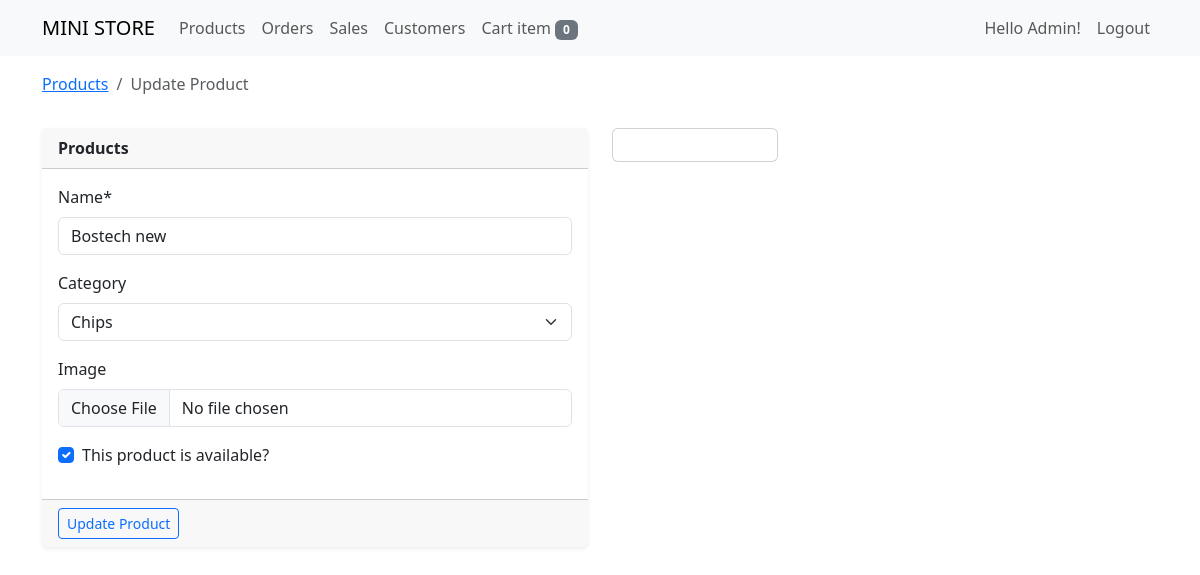
Page /update/7 (signed in) on the committed database.
### store/models.py (models this page shows, shortened)
class TimeStampedModel(models.Model):
    created = models.DateTimeField(auto_now_add=True)
    updated = models.DateTimeField(auto_now=True)
    class Meta:
        ordering = ('-updated','-created')

class Product(TimeStampedModel):
    user = models.ForeignKey(User, on_delete=models.CASCADE)
    bar_code = models.CharField(max_length=20, unique=True)
    name = models.CharField(max_length=200)
    category = models.ForeignKey(Category, on_delete=models.CASCADE, blank=True, null=True)
    cost = models.FloatField()
    price = models.FloatField()
    quantity = models.IntegerField()
    image = models.ImageField(upload_to=image_directory_path, blank=True, null=True)
    on_display = models.BooleanField(default=True, verbose_name="this product is available?")

### store/views/product_view.py (the view)
# urls.py: path('update/<pk>', update_product, name='update_product'),
@login_required
@permission_required("store.update_product", raise_exception=True)
def update_product(request, pk):
    product = get_object_or_404(Product, pk=pk)
    form = UpdateProductForm(request.POST or None, request.FILES or None, instance=product)
    cart = Cart(request)
    cart_items = cart.__len__()
    if request.method == "POST":
        if form.is_valid():
            obj = form.save(commit=False)
            obj.save()
            return redirect('store:product_view')
    context = {
        "title": "update product",
        "form": form,
        "cart_items": cart_items,
        "product": product
    }
    return render(request, 'update_product_view.html', context)

### store/forms/product_form.py
class UpdateProductForm(forms.ModelForm):
    class Meta:
        model = Product
        fields = [
            'name', 'category', 'image', 'on_display',
        ]
        widgets = {
            'name': forms.TextInput(attrs={'class': 'form-control mb-2', 'placeholder': 'Name'}),
            'category': forms.Select(attrs={'class': 'form-control mb-2', 'placeholder': 'Category'}),
            'image': forms.FileInput(attrs={'class': 'form-control'}),
            'on_display': forms.CheckboxInput(attrs={'class': 'form-check-input mb-2', 'type': 'checkbox'}),
        }

### store/cartitem.py (called while the page is built)
    def __len__(self):
        return sum(item['quantity'] for item in self.cart.values())

### store/models.py (called while the page is built)
    def __str__(self):
        return self.name

### store/templates/update_product_view.html (shortened to what this page needs)
{% extends 'base.html' %}
{% load crispy_forms_tags %}
{% block content %}
<div class="row">
  <div class="col-sm-12 mt-3">
    <nav aria-label="breadcrumb">
      <ol class="breadcrumb">
        <li class="breadcrumb-item" aria-current="page"><a href="{% url 'store:product_view' %}">Products</a></li>
        <li class="breadcrumb-item active" aria-current="page">{{title|title}}</li>
      </ol>
    </nav>
  </div>
</div>
<div class="row">
  <div class="col-sm-6">
      <div class="card border-0 shadow-sm mt-3">
        <div class="card-header">
            <strong>Products</strong>
        </div>
        <form method="POST" enctype="multipart/form-data">
        <div class="card-body">
            {{form.name|as_crispy_field}}
            {{form.category|as_crispy_field}}
            {{form.image|as_crispy_field}}
            {{form.on_display|as_crispy_field}}
        </div>
        <div class="card-footer">
            <input type="submit" class="btn btn-outline-primary btn-sm" value="Update Product">
        </div>
        </form>
      </div>
  </div>
  <div class="col-sm-2">
    <div class="card mt-3">
      <div class="card-body">
      </div>
    </div>
  </div>
</div>
{% endblock %}

### templates/includes/navigation.html (shortened to what this page needs)
{% load crispy_forms_tags %}
<nav class="navbar navbar-expand-lg bg-body-tertiary" style="background-color: #222;">
    <div class="container">
      <a class="navbar-brand" href="{% url 'store:product_view' %}">MINI STORE</a>
      <div class="collapse navbar-collapse" id="navbarSupportedContent">
        <ul class="navbar-nav me-auto mb-2 mb-lg-0">
          <li class="nav-item">
            <a class="nav-link" aria-current="page" href="{% url 'store:product_view' %}">Products</a>
          </li>
          <li class="nav-item">
            <a class="nav-link" aria-current="page" href="{% url 'store:order_view' %}">Orders</a>
          </li>
          {% if perms.auth.view_ordertransaction %}
          <li class="nav-item">
            <a class="nav-link" aria-current="page" href="{% url 'store:sales_view' %}">Sales</a>
          </li>
          {% endif %}
          {% if perms.auth.view_user %}
          <li class="nav-item">
            <a class="nav-link" aria-current="page" href="{% url 'store:customer_view' %}">Customers</a>
          </li>
          {% endif %}
          <li class="nav-item">
            <a class="nav-link" href="{% url 'store:pos_view' %}">Cart {% if cart_items > 1 %}items <span class="badge text-bg-success"> {{ cart_items }}{% else %}item <span class="badge text-bg-secondary"> {{ cart_items }}{% endif %}</span></a>
          </li>
        </ul>
        <ul class="navbar-nav float-end mb-2 mb-lg-0">
          {% if request.user.is_authenticated %}
          <li class="nav-item">
            <span class="nav-link" aria-current="page">Hello {{request.user.username|title}}!</span>
          </li>
          <li class="nav-item">
            <a class="nav-link" aria-current="page" href="#" data-bs-toggle="modal" data-bs-target="#logoutUser">Logout</a>
          </li>
          {% endif %}
        </ul>
      </div>
    </div>
</nav>

### rows in the picture
Product: name "Bostech new", category "Chips", on_display "☑"

### other values in the picture
{{ cart_items }} "0"
{{ request.user.username|title }} "Admin"
{{ title|title }} "Update Product"
